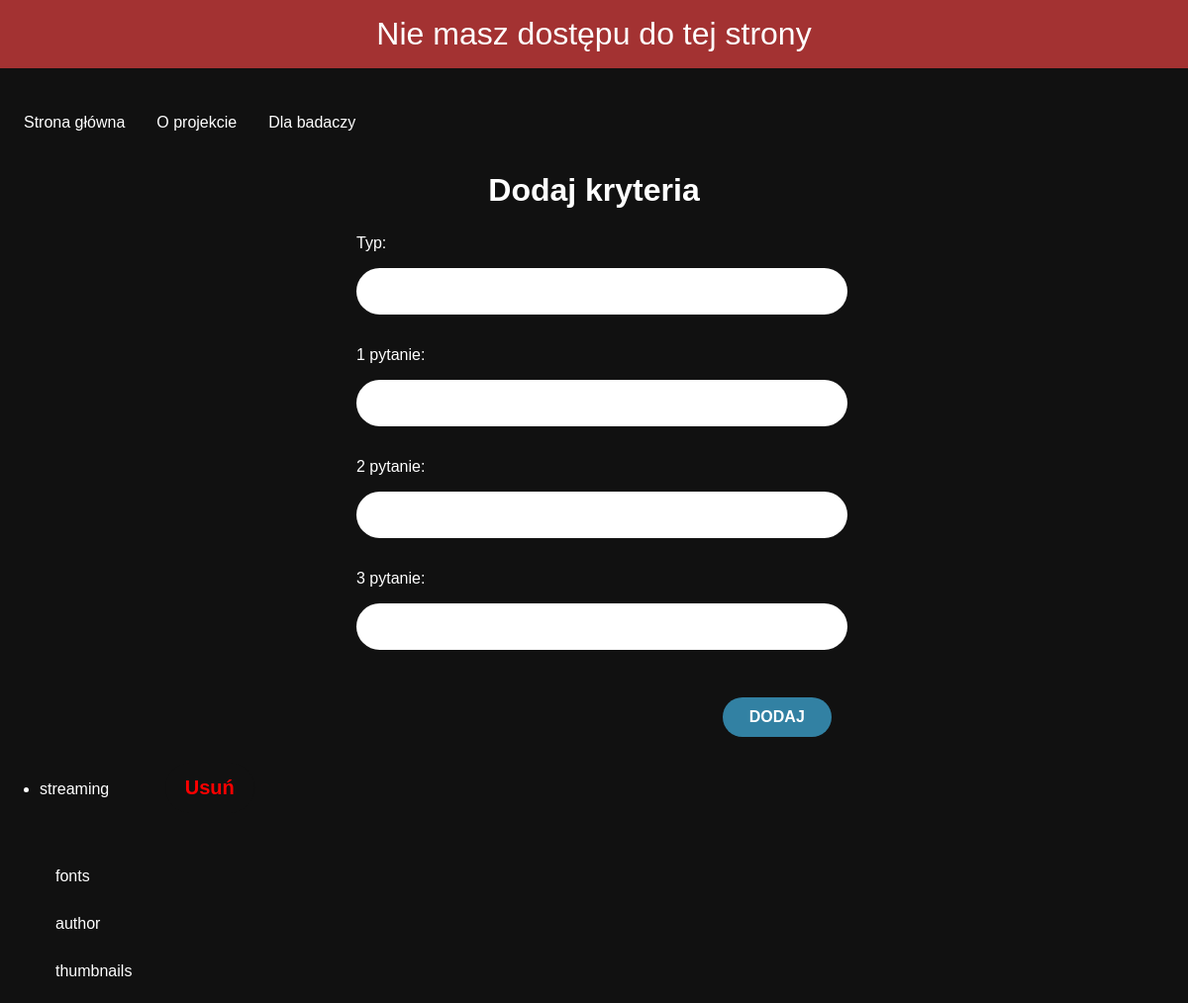
The page /question/add on the database as committed earlier.
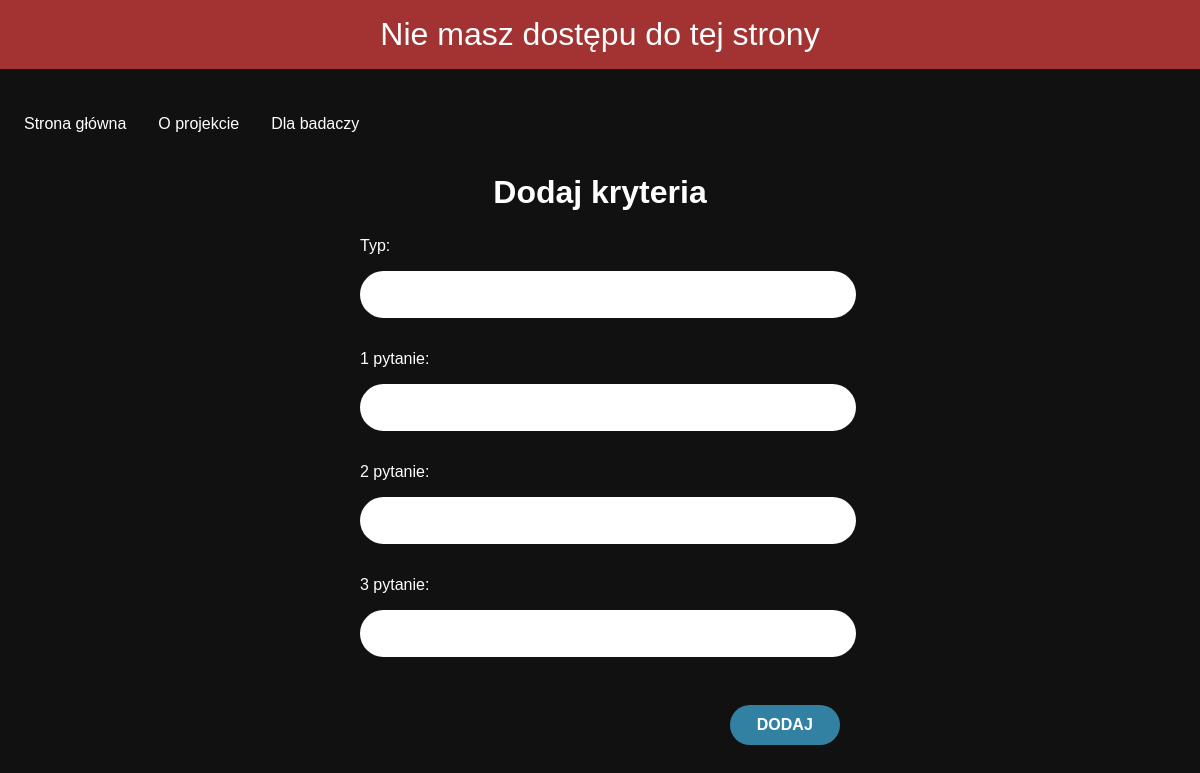
The same page on the database as committed later.
### app.py (models this page shows, shortened)
class Question(db.Model):
    id = db.Column(db.Integer, primary_key=True)
    type = db.Column(db.String(200), nullable=False, unique=True)
    q1 = db.Column(db.String(200), nullable=False)
    q2 = db.Column(db.String(200), nullable=False)
    q3 = db.Column(db.String(200), nullable=False)

### app.py (the view, shortened to what this page needs)
@app.route('/question/add', methods=['GET', 'POST'])
def add_question():
    if is_not_logged():
        return redirect(url_for('index'))
    form = QuestionForm()
    our_questions = Question.query.order_by(Question.id)
    persons = Responder.query.order_by(Responder.id)
    return render_template("add_question.html", form=form, our_questions=our_questions, persons=persons)

### app.py
class QuestionForm(FlaskForm):
    type = StringField("Typ: ", validators=[DataRequired()])
    q1 = StringField("1 pytanie: ", validators=[DataRequired()])
    q2 = StringField("2 pytanie: ", validators=[DataRequired()])
    q3 = StringField("3 pytanie: ", validators=[DataRequired()])
    submit = SubmitField("DODAJ")

### app.py (called while the page is built)
def is_not_logged():
    if 'logged' not in session or session['logged']==False:
        flash('Nie masz dostępu do tej strony')

### templates/add_question.html (shortened to what this page needs)
{% extends 'base.html' %}
{% block body %}
<h2>Dodaj kryteria</h2>
<form action="/question/add" method="POST" enctype="multipart/form-data" class="question-form">
        {{ form.type.label(class="form-label")}}
        {{ form.type(class="form-control") }}
        {{ form.q1.label(class="form-label") }}
        {{ form.q1(class="form-control") }}
        {{ form.q2.label(class="form-label") }}
        {{ form.q2(class="form-control") }}
        {{ form.q3.label(class="form-label") }}
        {{ form.q3(class="form-control") }}
    {{ form.submit(class="btn btn-primary") }}
    <br>
</form>
<ul>
{% for our_question in our_questions %}
    <li>{{ our_question.type }} <form action="{{ url_for('delete_question', question_type=our_question.type) }}" method="post" style="display:inline;">
        <button type="submit" class="btn-delete">Usuń</button>
    </form></li>
    <p>{{ our_question.q1 }}</p>
    <p>{{ our_question.q2 }}</p>
    <p>{{ our_question.q3 }}</p>
{% endfor %}
</ul>
{% endblock %}

Rows that differ between the two databases and show on the page:
removed Question: type "streaming", q1 "fonts", q2 "author", q3 "thumbnails"
